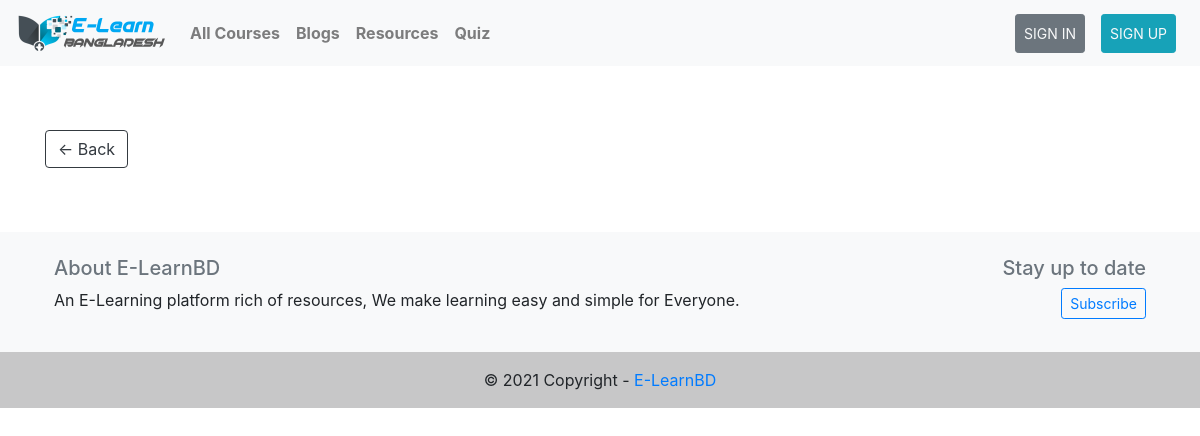
The app's page /loggedin/blog/view.php, older data.
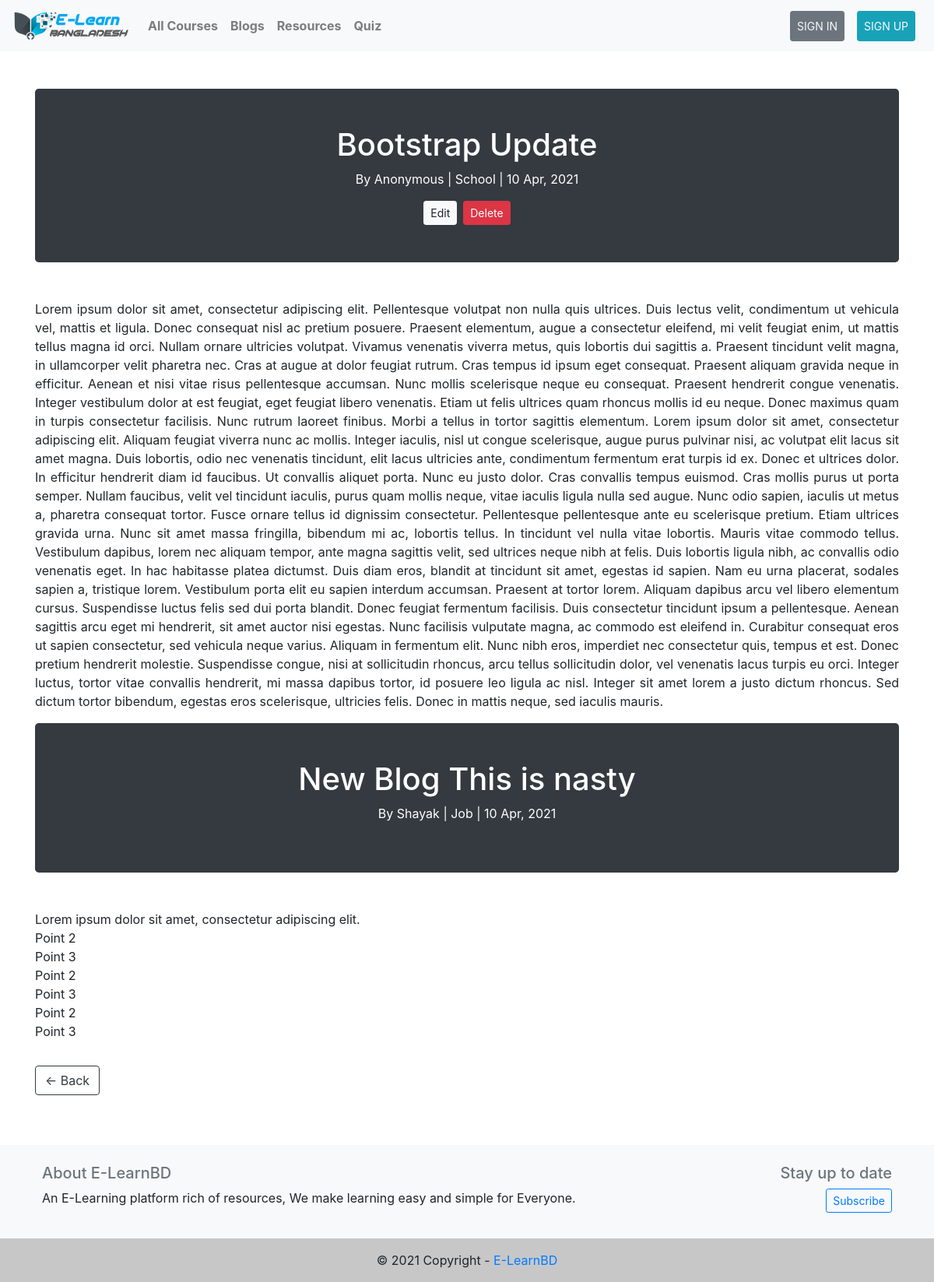
The same page, newer data.
### tables this page shows
CREATE TABLE `blog_data` (
  `id` int(11) NOT NULL,
  `author` varchar(50) NOT NULL,
  `title` varchar(50) NOT NULL,
  `content` text NOT NULL,
  `category` varchar(50) NOT NULL,
  `date` varchar(50) NOT NULL
);

### loggedin/blog/logic.php (called while the page is built, shortened)
<?php
$conn = mysqli_connect("localhost", "root", "", "loginsystemtut");
$sql = "SELECT * FROM blog_data";
$query = mysqli_query($conn, $sql);

### loggedin/blog/view.php (the view, shortened to what this page needs)
<?php
include "logic.php";
require "../../header.php";
if (isset($_SESSION['userUid'])) {
    $author = $_SESSION['userUid'];
} else {
    $author = 'Anonymous';
}
?>
<div class="container mt-5">
    <?php foreach ($query as $q) { ?>
        <div class="bg-dark p-5 rounded-lg text-white text-center">
            <h1><?php echo $q['title']; ?></h1>
            <p><?php echo 'By ' . $q['author'] . ' | ' . $q['category'] . ' | ' . $q['date']; ?></p>
            <?php
            if ($author == $q['author']) {
                echo '<div class="d-flex mt-2 justify-content-center align-items-center">
                    <a href="edit.php?id=' . $q['id'] . '" class="btn btn-light btn-sm" name="edit">Edit</a>
                    <form method="POST">
                        <input type="text" hidden value="' . $q['id'] . '" name="id">
                        <button class="btn btn-danger btn-sm ml-2" name="delete">Delete</button>
                    </form>
                </div>';
            }
            ?>
        </div>
        <p class="mt-5" style="text-align:justify"><?php echo $q['content']; ?></p>
    <?php } ?>
    <a href="index.php" class="btn btn-outline-dark my-3">&larr; Back</a>
</div>
<?php
require "../../footer.php";
?>

### header.php (shortened to what this page needs)
<!DOCTYPE html>
<html>
<head>
  <link rel="stylesheet" href="http://localhost/elearnbd/style.css">
  <link rel="stylesheet" href="http://localhost/elearnbd/styleloggedin.css">
  <link rel="stylesheet" href="https://stackpath.bootstrapcdn.com/bootstrap/4.5.0/css/bootstrap.min.css">
</head>
<body>
  <nav class="navbar navbar-expand-lg navbar-light bg-light font-weight-bold">
    <a class="navbar-brand" href="http://localhost/elearnbd/">
      <img src="http://localhost/elearnbd/images/logo.png" height="40" class="d-inline-block align-top" alt="">
    </a>
    <div class="collapse navbar-collapse" id="navbarNav">
      <ul class="navbar-nav">
        <li class="nav-item">
          <a class="nav-link" href="http://localhost/elearnbd/loggedin.php">All Courses</a>
        </li>
        <li class="nav-item">
          <a class="nav-link" href="http://localhost/elearnbd/loggedin/blog">Blogs</a>
        </li>
        <li class="nav-item">
          <a class="nav-link" href="http://localhost/elearnbd/loggedin/resource">Resources</a>
        </li>
        <li class="nav-item">
          <a class="nav-link" href="http://localhost/elearnbd/loggedin/quiz">Quiz</a>
        </li>
      </ul>
      <ul class="navbar-nav ml-auto">
        <?php
        if (isset($_SESSION['userId'])) {
          echo '<li class="nav-item">
          <a class="nav-link" href="http://localhost/elearnbd/loggedin/profile.php" name="profile">&#128100; ' . $_SESSION['userUid'] . '</a>
          </li>
          <li class="nav-item">
          <a class="nav-link text-light btn btn-secondary btn-sm mx-2" role="button" href="http://localhost/elearnbd/includes/logout.inc.php" name="logout-submit">SIGN OUT</a>
          </li>';
        } else {
          echo '<li class="nav-item">
          <a class="nav-link text-light btn btn-secondary btn-sm mx-2" role="button" href="http://localhost/elearnbd/signin.php">SIGN IN</a>
          </li>
          <li class="nav-item">
          <a class="nav-link text-light btn btn-info btn-sm mx-2" role="button" href="http://localhost/elearnbd/signup.php">SIGN UP</a>
          </li>';
        }
        ?>
      </ul>
    </div>
  </nav>

### footer.php (shortened to what this page needs)
<footer class="bg-light mt-5">
  <div class="container p-4">
    <div class="row">
      <div class="col-lg-8 col-md-12 mb-4 mb-md-0">
        <h5 class="text-muted">About E-LearnBD</h5>
        <p style="text-align:justify;">
          An E-Learning platform rich of resources, We make learning easy and simple for Everyone.
        </p>
      </div>
      <div class="col-lg-4 col-md-12 mb-4 mb-md-0 text-left text-lg-right">
        <h5 class="text-muted">Stay up to date</h5>
        <a class="btn btn-outline-primary btn-sm" href="https://www.youtube.com/channel/UCzlG6DSC6Ks34ah5ohcejSg">Subscribe</a>
      </div>
    </div>
  </div>
  <div class="text-center p-3" style="background-color: rgba(0, 0, 0, 0.2);">
    © 2021 Copyright -
    <a href="http://localhost/elearnbd/"> E-LearnBD</a>
  </div>
</footer>
</body>
</html>

### style.css (style rules this page uses)
body { margin: 0; font-family: Arial, Helvetica, sans-serif; line-height: 1.6; }
html { position: relative; overflow-x: hidden !important; }
* { box-sizing: border-box; }
body { font-family: 'Quicksand', sans-serif; color: #324e63; }
a, a:hover { text-decoration: none; }

### styleloggedin.css (style rules this page uses)
html { position: relative; overflow-x: hidden !important; }
* { box-sizing: border-box; }
body { font-family: 'Quicksand', sans-serif; color: #324e63; }
a, a:hover { text-decoration: none; }

Row changes from the older to the newer data that the page shows:
added blog_data: title "Bootstrap Update", author "Anonymous", category "School", date "10 Apr, 2021", content "Lorem ipsum dolor sit amet, consectetur adipiscing elit. Pellentesque volutpat non nulla quis ultrices. Duis lectus velit, condimentum ut vehicula vel, mattis et ligula. Donec consequat nisl ac pretium posuere. Praesent elementum, augue a consectetur eleifend, mi velit feugiat enim, ut mattis tellus magna id orci. Nullam ornare ultricies volutpat. Vivamus venenatis viverra metus, quis lobortis dui sagittis a. Praesent tincidunt velit magna, in ullamcorper velit pharetra nec. Cras at augue at dolor feugiat rutrum. Cras tempus id ipsum eget consequat. Praesent aliquam gravida neque in efficitur. Aenean et nisi vitae risus pellentesque accumsan. Nunc mollis scelerisque neque eu consequat.…"
added blog_data: title "New Blog This is nasty", author "Shayak", category "Job", date "10 Apr, 2021", content "Lorem ipsum dolor sit amet, consectetur adipiscing elit. Point 2 Point 3 Point 2 Point 3 Point 2 Point 3"
